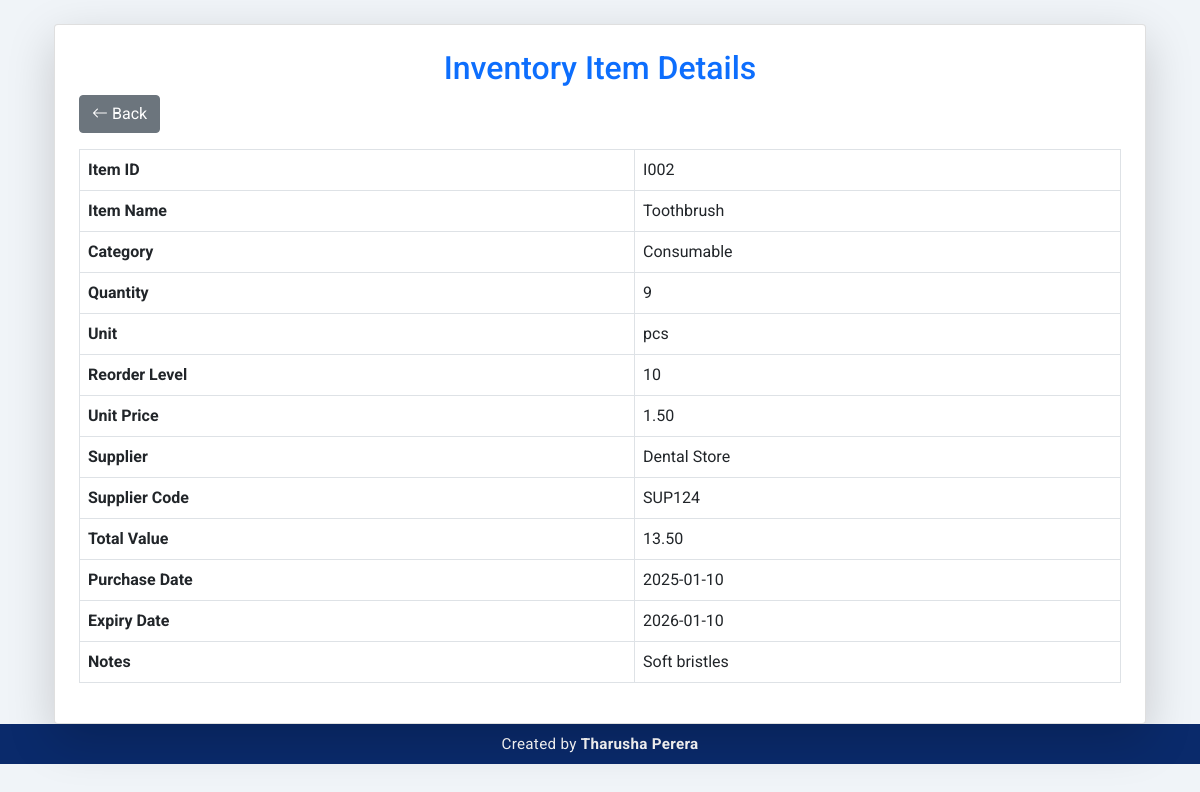
The page /modules/inventory_functions/view_inventory.php?id=I002&supplier_code=SUP124 (signed in) on the database its author committed.
### tables this page shows
CREATE TABLE `inventory` (
  `item_id` varchar(6) NOT NULL,
  `item_name` varchar(150) NOT NULL,
  `category` varchar(50) DEFAULT NULL,
  `quantity` int(11) NOT NULL,
  `unit` varchar(20) DEFAULT NULL,
  `reorder_level` int(11) DEFAULT NULL,
  `supplier_name` varchar(150) DEFAULT NULL,
  `purchase_date` date DEFAULT NULL,
  `expiry_date` date DEFAULT NULL,
  `unit_price` decimal(10,2) DEFAULT NULL,
  `total_value` decimal(10,2) DEFAULT NULL,
  `notes` text DEFAULT NULL,
  `supplier_code` varchar(6) NOT NULL
);

### modules/inventory_functions/view_inventory.php (the view, shortened to what this page needs)
<?php
include '../../includes/header.php';
include '../../config/db.php';
$item_id = $_GET['id'] ?? null;
$supplier_code = $_GET['supplier_code'] ?? null;
if (!$item_id || !$supplier_code) {
    $message = "Item ID or Supplier Code not specified.";
} else {
    $sql = "SELECT item_id, item_name, category, quantity, unit, reorder_level, unit_price, supplier_name, supplier_code, total_value, purchase_date, expiry_date, notes
            FROM inventory
            WHERE item_id = '$item_id' AND supplier_code = '$supplier_code'";
    $result = $conn->query($sql);
    if ($result->num_rows > 0) {
        $item = $result->fetch_assoc();
    } else {
        $message = "Inventory item not found!";
    }
}
?>
<div class="container mt-4">
    <div class="card shadow-lg p-4">
        <h2 class="text-center text-primary">Inventory Item Details</h2>
        <?php if (isset($item)) { ?>
            <div class="d-flex justify-content-start mb-3">
                <a href="../inventory_management.php" class="btn btn-secondary"><i class="bi bi-arrow-left"></i> Back</a>
            </div>
            <table class="table table-bordered">
                <tbody>
                    <tr>
                        <th>Item ID</th>
                        <td><?php echo htmlspecialchars($item['item_id']); ?></td>
                    </tr>
                    <tr>
                        <th>Item Name</th>
                        <td><?php echo htmlspecialchars($item['item_name']); ?></td>
                    </tr>
                    <tr>
                        <th>Category</th>
                        <td><?php echo htmlspecialchars($item['category']); ?></td>
                    </tr>
                    <tr>
                        <th>Quantity</th>
                        <td><?php echo htmlspecialchars($item['quantity']); ?></td>
                    </tr>
                    <tr>
                        <th>Unit</th>
                        <td><?php echo htmlspecialchars($item['unit']); ?></td>
                    </tr>
                    <tr>
                        <th>Reorder Level</th>
                        <td><?php echo htmlspecialchars($item['reorder_level']); ?></td>
                    </tr>
                    <tr>
                        <th>Unit Price</th>
                        <td><?php echo htmlspecialchars($item['unit_price']); ?></td>
                    </tr>
                    <tr>
                        <th>Supplier</th>
                        <td><?php echo htmlspecialchars($item['supplier_name']); ?></td>
                    </tr>
                    <tr>
                        <th>Supplier Code</th>
                        <td><?php echo htmlspecialchars($item['supplier_code']); ?></td>
                    </tr>
                    <tr>
                        <th>Total Value</th>
                        <td><?php echo htmlspecialchars($item['total_value']); ?></td>
                    </tr>
                    <tr>
                        <th>Purchase Date</th>
                        <td><?php echo htmlspecialchars($item['purchase_date']); ?></td>
                    </tr>
                    <tr>
                        <th>Expiry Date</th>
                        <td><?php echo htmlspecialchars($item['expiry_date']); ?></td>
                    </tr>
                    <tr>
                        <th>Notes</th>
                        <td><?php echo htmlspecialchars($item['notes']); ?></td>
                    </tr>
                </tbody>
            </table>
        <?php } ?>
    </div>
</div>
<?php include '../../includes/footer.php'; ?>

### includes/header.php (style rules this page uses)
body { background-color: #f0f4f8; font-family: 'Roboto', sans-serif; }

### includes/footer.php (style rules this page uses)
:root { --footer-bg: #0a2a6b; }

### rows shown on the page
inventory: item "I002", item_name "Toothbrush", category "Consumable", quantity "9", unit "pcs", reorder_level "10", unit_price "1.50", supplier_name "Dental Store", supplier_code "SUP124", total_value "13.50", purchase_date "2025-01-10", expiry_date "2026-01-10", notes "Soft bristles"
